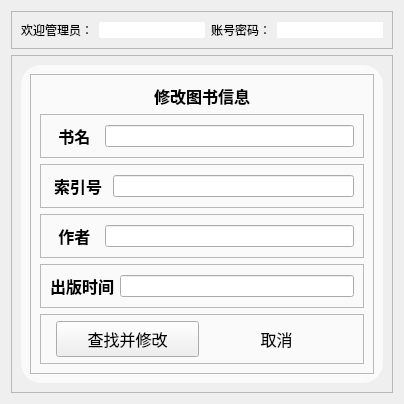
        <widget class="QWidget" name="page_6">
         <layout class="QVBoxLayout" name="verticalLayout_13">
          <item>
           <widget class="QFrame" name="frame_44">
            <property name="frameShape">
             <enum>QFrame::StyledPanel</enum>
            </property>
            <property name="frameShadow">
             <enum>QFrame::Raised</enum>
            </property>
            <property name="lineWidth">
             <number>0</number>
            </property>
            <layout class="QHBoxLayout" name="horizontalLayout_37">
             <item>
              <widget class="QLabel" name="label_11">
               <property name="text">
                <string>欢迎管理员：</string>
               </property>
              </widget>
             </item>
             <item>
              <widget class="LineEdit" name="lineEdit_18">
               <property name="styleSheet">
                <string notr="true">
background:rgb(255,255,255);
border-radius:2px;

</string>
               </property>
              </widget>
             </item>
             <item>
              <widget class="QLabel" name="label_26">
               <property name="text">
                <string>账号密码：</string>
               </property>
              </widget>
             </item>
             <item>
              <widget class="LineEdit" name="lineEdit_19">
               <property name="styleSheet">
                <string notr="true">
background:rgb(255,255,255);
border-radius:20px;

</string>
               </property>
              </widget>
             </item>
            </layout>
           </widget>
          </item>
          <item>
           <widget class="QFrame" name="frame_45">
            <property name="styleSheet">
             <string notr="true"/>
            </property>
            <property name="frameShape">
             <enum>QFrame::StyledPanel</enum>
            </property>
            <property name="frameShadow">
             <enum>QFrame::Raised</enum>
            </property>
            <layout class="QHBoxLayout" name="horizontalLayout_38">
             <item>
              <widget class="QFrame" name="frame_46">
               <property name="styleSheet">
                <string notr="true">QFrame#frame_46{
border-radius:20px;
background:rgba(255, 255, 255,170)}</string>
               </property>
               <property name="frameShape">
                <enum>QFrame::StyledPanel</enum>
               </property>
               <property name="frameShadow">
                <enum>QFrame::Raised</enum>
               </property>
               <layout class="QHBoxLayout" name="horizontalLayout_39">
                <item>
                 <widget class="QFrame" name="frame_47">
                  <property name="styleSheet">
                   <string notr="true"/>
                  </property>
                  <property name="frameShape">
                   <enum>QFrame::StyledPanel</enum>
                  </property>
                  <property name="frameShadow">
                   <enum>QFrame::Raised</enum>
                  </property>
                  <layout class="QVBoxLayout" name="verticalLayout_12" stretch="0,2,2,0,2,0">
                   <item>
                    <widget class="QLabel" name="label_35">
                     <property name="font">
                      <font>
                       <family>黑体</family>
                       <pointsize>12</pointsize>
                       <weight>75</weight>
                       <bold>true</bold>
                      </font>
                     </property>
                     <property name="text">
                      <string>修改图书信息</string>
                     </property>
                     <property name="alignment">
                      <set>Qt::AlignCenter</set>
                     </property>
                    </widget>
                   </item>
                   <item>
                    <widget class="QFrame" name="frame_48">
                     <property name="frameShape">
                      <enum>QFrame::StyledPanel</enum>
                     </property>
                     <property name="frameShadow">
                      <enum>QFrame::Raised</enum>
                     </property>
                     <layout class="QHBoxLayout" name="horizontalLayout_40">
                      <item>
                       <widget class="QLabel" name="label_27">
                        <property name="font">
                         <font>
                          <family>黑体</family>
                          <pointsize>12</pointsize>
                          <weight>75</weight>
                          <bold>true</bold>
                         </font>
                        </property>
                        <property name="text">
                         <string>  书名  </string>
                        </property>
                       </widget>
                      </item>
                      <item>
                       <widget class="LineEdit" name="Name_4">
                        <property name="styleSheet">
                         <string notr="true"/>
                        </property>
                       </widget>
                      </item>
                     </layout>
                    </widget>
                   </item>
                   <item>
                    <widget class="QFrame" name="frame_49">
                     <property name="frameShape">
                      <enum>QFrame::StyledPanel</enum>
                     </property>
                     <property name="frameShadow">
                      <enum>QFrame::Raised</enum>
                     </property>
                     <layout class="QHBoxLayout" name="horizontalLayout_41">
                      <item>
                       <widget class="QLabel" name="label_28">
                        <property name="font">
                         <font>
                          <family>黑体</family>
                          <pointsize>12</pointsize>
                          <weight>75</weight>
                          <bold>true</bold>
                         </font>
                        </property>
                        <property name="text">
                         <string> 索引号 </string>
                        </property>
                       </widget>
                      </item>
                      <item>
                       <widget class="LineEdit" name="User_7">
                        <property name="styleSheet">
                         <string notr="true"/>
                        </property>
                       </widget>
                      </item>
                     </layout>
                    </widget>
                   </item>
                   <item>
                    <widget class="QFrame" name="frame_50">
                     <property name="frameShape">
                      <enum>QFrame::StyledPanel</enum>
                     </property>
                     <property name="frameShadow">
                      <enum>QFrame::Raised</enum>
                     </property>
                     <layout class="QHBoxLayout" name="horizontalLayout_42">
                      <item>
                       <widget class="QLabel" name="label_29">
                        <property name="font">
                         <font>
                          <family>黑体</family>
                          <pointsize>12</pointsize>
                          <weight>75</weight>
                          <bold>true</bold>
                         </font>
                        </property>
                        <property name="text">
                         <string>  作者  </string>
                        </property>
                       </widget>
                      </item>
                      <item>
                       <widget class="LineEdit" name="User_8">
                        <property name="styleSheet">
                         <string notr="true"/>
                        </property>
                       </widget>
                      </item>
                     </layout>
                    </widget>
                   </item>
                   <item>
                    <widget class="QFrame" name="frame_51">
                     <property name="frameShape">
                      <enum>QFrame::StyledPanel</enum>
                     </property>
                     <property name="frameShadow">
                      <enum>QFrame::Raised</enum>
                     </property>
                     <layout class="QHBoxLayout" name="horizontalLayout_43" stretch="2,30">
                      <item>
                       <widget class="QLabel" name="label_30">
                        <property name="font">
                         <font>
                          <family>黑体</family>
                          <pointsize>12</pointsize>
                          <weight>75</weight>
                          <bold>true</bold>
                         </font>
                        </property>
                        <property name="text">
                         <string>出版时间</string>
                        </property>
                       </widget>
                      </item>
                      <item>
                       <widget class="LineEdit" name="Port_4">
                        <property name="styleSheet">
                         <string notr="true"/>
                        </property>
                       </widget>
                      </item>
                     </layout>
                    </widget>
                   </item>
                   <item>
                    <widget class="QFrame" name="frame_52">
                     <property name="sizePolicy">
                      <sizepolicy hsizetype="Preferred" vsizetype="Preferred">
                       <horstretch>0</horstretch>
                       <verstretch>0</verstretch>
                      </sizepolicy>
                     </property>
                     <property name="minimumSize">
                      <size>
                       <width>50</width>
                       <height>50</height>
                      </size>
                     </property>
                     <property name="styleSheet">
                      <string notr="true"/>
                     </property>
                     <property name="frameShape">
                      <enum>QFrame::StyledPanel</enum>
                     </property>
                     <property name="frameShadow">
                      <enum>QFrame::Raised</enum>
                     </property>
                     <layout class="QHBoxLayout" name="horizontalLayout_44">
                      <property name="spacing">
                       <number>6</number>
                      </property>
                      <property name="leftMargin">
                       <number>15</number>
                      </property>
                      <property name="topMargin">
                       <number>6</number>
                      </property>
                      <property name="rightMargin">
                       <number>15</number>
                      </property>
                      <property name="bottomMargin">
                       <number>6</number>
                      </property>
                      <item>
                       <widget class="PrimaryPushButton" name="Confirm_4">
                        <property name="sizePolicy">
                         <sizepolicy hsizetype="Minimum" vsizetype="Minimum">
                          <horstretch>0</horstretch>
                          <verstretch>0</verstretch>
                         </sizepolicy>
                        </property>
                        <property name="font">
                         <font>
                          <family>黑体</family>
                          <pointsize>12</pointsize>
                         </font>
                        </property>
                        <property name="text">
                         <string>查找并修改</string>
                        </property>
                        <property name="flat">
                         <bool>false</bool>
                        </property>
                       </widget>
                      </item>
                      <item>
                       <widget class="PushButton" name="Cancel_4">
                        <property name="sizePolicy">
                         <sizepolicy hsizetype="Minimum" vsizetype="Minimum">
                          <horstretch>0</horstretch>
                          <verstretch>0</verstretch>
                         </sizepolicy>
                        </property>
                        <property name="font">
                         <font>
                          <family>黑体</family>
                          <pointsize>12</pointsize>
                         </font>
                        </property>
                        <property name="styleSheet">
                         <string notr="true"/>
                        </property>
                        <property name="text">
                         <string>取消</string>
                        </property>
                        <property name="flat">
                         <bool>true</bool>
                        </property>
                       </widget>
                      </item>
                     </layout>
                    </widget>
                   </item>
                  </layout>
                 </widget>
                </item>
               </layout>
              </widget>
             </item>
            </layout>
           </widget>
          </item>
         </layout>
        </widget>
